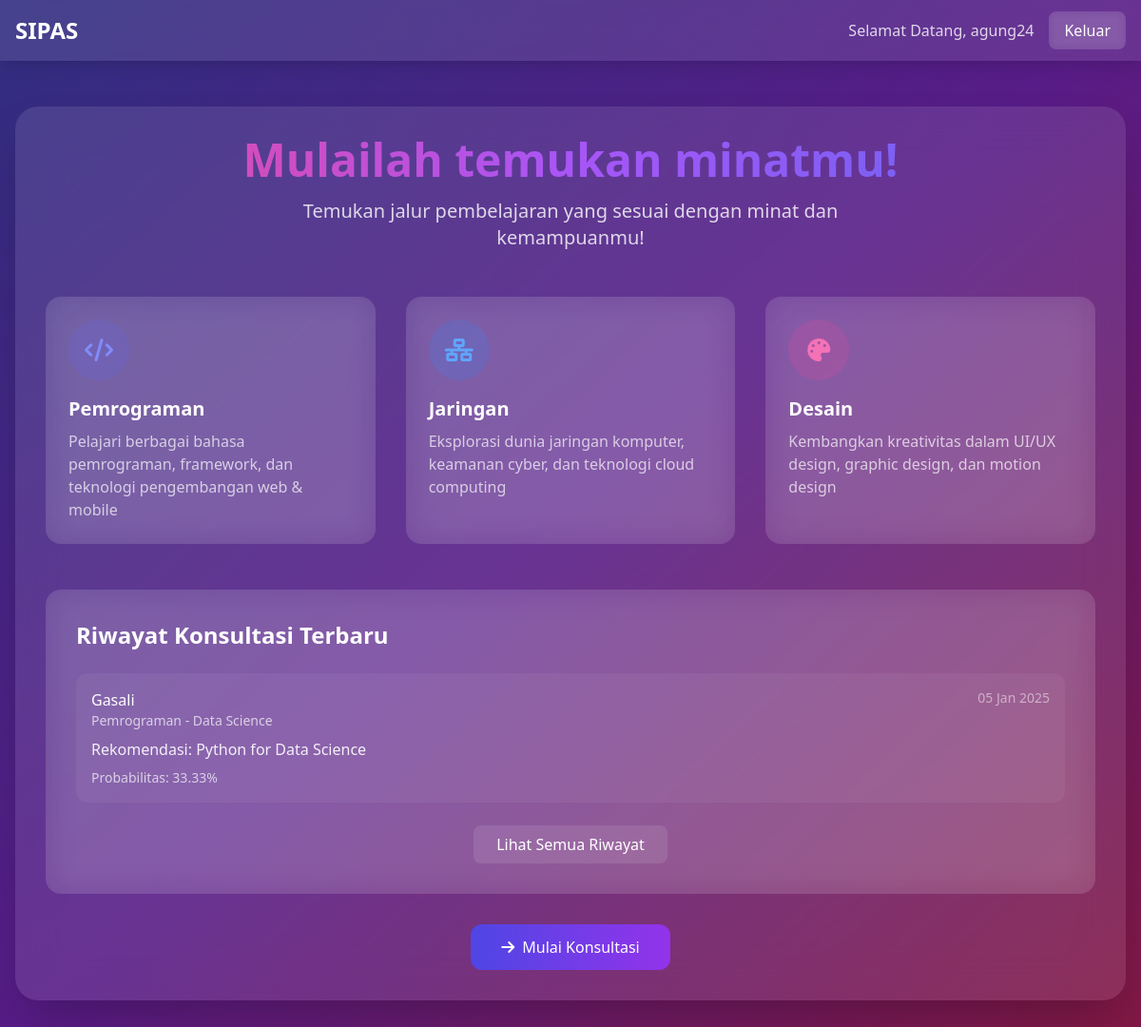
/home.php (signed in), run on the app's committed database.
### tables this page shows
CREATE TABLE `hasil_konsultasi` (
  `id` int NOT NULL,
  `tanggal` datetime DEFAULT NULL,
  `nama` varchar(100) DEFAULT NULL,
  `umur` int DEFAULT NULL,
  `jenis_kelamin` varchar(20) DEFAULT NULL,
  `bidang_minat` varchar(50) DEFAULT NULL,
  `spesialisasi` varchar(50) DEFAULT NULL,
  `tingkat_keahlian` varchar(20) DEFAULT NULL,
  `metode_pembelajaran` varchar(50) DEFAULT NULL,
  `rekomendasi` varchar(200) DEFAULT NULL,
  `rujukan` varchar(200) DEFAULT NULL,
  `probabilitas` float DEFAULT NULL
);

### home.php (the view, shortened to what this page needs)
<?php
include 'koneksi.php';
?>
<!DOCTYPE html>
<html>
<head>
    <script src="https://cdn.tailwindcss.com"></script>
    <link rel="stylesheet" href="https://cdnjs.cloudflare.com/ajax/libs/font-awesome/6.0.0/css/all.min.css">
</head>
<body class="bg-gradient-to-br from-indigo-900 via-purple-900 to-pink-900 min-h-screen">
    <nav class="backdrop-blur-lg bg-white/10 shadow-lg">
        <div class="max-w-7xl mx-auto px-4">
            <div class="flex justify-between h-16 items-center">
                <div class="text-white font-bold text-2xl">SIPAS</div>
                <div class="flex items-center space-x-4">
                    <span class="text-white/80">Selamat Datang, <?php echo htmlspecialchars($_SESSION['username']); ?></span>
                    <button onclick="document.getElementById('logoutModal').classList.remove('hidden')"
                        class="bg-white/10 hover:bg-white/20 text-white px-4 py-2 rounded-lg
                                   backdrop-blur-sm transition-all duration-300">
                        Keluar
                    </button>
                </div>
            </div>
        </div>
    </nav>
    <div class="max-w-7xl mx-auto px-4 py-12">
        <div class="backdrop-blur-xl bg-white/10 rounded-3xl shadow-2xl p-8 text-white">
            <div class="text-center mb-12">
                <h1 class="text-5xl font-bold mb-4 bg-clip-text text-transparent
                           bg-gradient-to-r from-pink-500 via-purple-500 to-indigo-500">
                </h1>
                <p class="text-xl text-white/80 max-w-2xl mx-auto">
                    Temukan jalur pembelajaran yang sesuai dengan minat dan kemampuanmu!
                </p>
            </div>
            <div class="grid grid-cols-1 md:grid-cols-3 gap-8 mb-12">
                <div class="group backdrop-blur-lg bg-white/10 rounded-2xl p-6
                            transition-all duration-300 hover:transform hover:-translate-y-2 hover:bg-white/20">
                    <div class="flex items-center justify-center w-16 h-16 mb-4 rounded-full bg-indigo-500/20">
                        <i class="fas fa-code text-2xl text-indigo-400"></i>
                    </div>
                    <h3 class="text-xl font-semibold text-white mb-2">Pemrograman</h3>
                    <p class="text-white/70">Pelajari berbagai bahasa pemrograman, framework, dan teknologi pengembangan web & mobile</p>
                </div>
                <div class="group backdrop-blur-lg bg-white/10 rounded-2xl p-6
                            transition-all duration-300 hover:transform hover:-translate-y-2 hover:bg-white/20">
                    <div class="flex items-center justify-center w-16 h-16 mb-4 rounded-full bg-blue-500/20">
                        <i class="fas fa-network-wired text-2xl text-blue-400"></i>
                    </div>
                    <h3 class="text-xl font-semibold text-white mb-2">Jaringan</h3>
                    <p class="text-white/70">Eksplorasi dunia jaringan komputer, keamanan cyber, dan teknologi cloud computing</p>
                </div>
                <div class="group backdrop-blur-lg bg-white/10 rounded-2xl p-6
                            transition-all duration-300 hover:transform hover:-translate-y-2 hover:bg-white/20">
                    <div class="flex items-center justify-center w-16 h-16 mb-4 rounded-full bg-pink-500/20">
                        <i class="fas fa-palette text-2xl text-pink-400"></i>
                    </div>
                    <h3 class="text-xl font-semibold text-white mb-2">Desain</h3>
                    <p class="text-white/70">Kembangkan kreativitas dalam UI/UX design, graphic design, dan motion design</p>
                </div>
            </div>
            <div class="backdrop-blur-lg bg-white/10 rounded-2xl p-8 mt-12">
                <h2 class="text-2xl font-bold text-white mb-6">Riwayat Konsultasi Terbaru</h2>
                <?php
                $query = "SELECT * FROM hasil_konsultasi ORDER BY tanggal DESC LIMIT 5";
                $result = mysqli_query($koneksi, $query);
                if (mysqli_num_rows($result) > 0) {
                    echo '<div class="space-y-4">';
                    while ($row = mysqli_fetch_assoc($result)) {
                ?>
                        <div class="bg-white/5 rounded-xl p-4 hover:bg-white/10 transition-all">
                            <div class="flex justify-between items-start">
                                <div>
                                    <h3 class="text-white font-medium"><?php echo htmlspecialchars($row['nama']); ?></h3>
                                    <p class="text-white/70 text-sm"><?php echo htmlspecialchars($row['bidang_minat']); ?> - <?php echo htmlspecialchars($row['spesialisasi']); ?></p>
                                </div>
                                <span class="text-white/50 text-sm"><?php echo date('d M Y', strtotime($row['tanggal'])); ?></span>
                            </div>
                            <div class="mt-2">
                                <p class="text-white/90">Rekomendasi: <?php echo htmlspecialchars($row['rekomendasi']); ?></p>
                                <div class="flex justify-between items-center mt-2">
                                    <span class="text-white/70 text-sm">Probabilitas: <?php echo number_format($row['probabilitas'], 2); ?>%</span>
                                </div>
                            </div>
                        </div>
                <?php
                    }
                    echo '</div>';
                    echo '<div class="text-center mt-6">
                        <a href="riwayat.php" class="inline-block px-6 py-2 bg-white/10 hover:bg-white/20 text-white rounded-lg transition-all">
                            Lihat Semua Riwayat
                        </a>
                    </div>';
                } else {
                    echo '<p class="text-white/70 text-center">Belum ada riwayat konsultasi</p>';
                }
                ?>
            </div>
            <div class="text-center mt-8">
                <a href="konsultasi.php"
                    class="inline-flex items-center px-8 py-3 rounded-xl text-base font-medium
                          text-white bg-gradient-to-r from-indigo-600 to-purple-600
                          hover:from-indigo-700 hover:to-purple-700
                          transition-all duration-300 transform hover:-translate-y-1">
                    <i class="fas fa-arrow-right mr-2"></i>
                    Mulai Konsultasi
                </a>
            </div>
        </div>
    </div>
</body>
</html>

### data on the page
hasil_konsultasi: nama "Gasali", bidang_minat "Pemrograman", spesialisasi "Data Science", tanggal "05 Jan 2025", rekomendasi "Python for Data Science", probabilitas "33.33"

### other printed values
$_SESSION['username'] "agung24"
